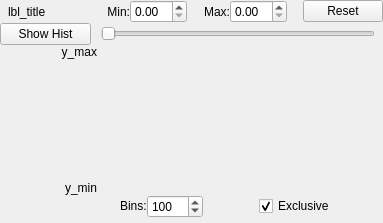
<?xml version="1.0" encoding="UTF-8"?>
<ui version="4.0">
 <class>hist_selector</class>
 <widget class="QWidget" name="hist_selector">
  <property name="geometry">
   <rect>
    <x>0</x>
    <y>0</y>
    <width>383</width>
    <height>223</height>
   </rect>
  </property>
  <property name="windowTitle">
   <string>Form</string>
  </property>
  <layout class="QVBoxLayout" name="verticalLayout">
   <property name="spacing">
    <number>0</number>
   </property>
   <property name="leftMargin">
    <number>0</number>
   </property>
   <property name="topMargin">
    <number>0</number>
   </property>
   <property name="rightMargin">
    <number>0</number>
   </property>
   <property name="bottomMargin">
    <number>0</number>
   </property>
   <item>
    <layout class="QHBoxLayout" name="horizontalLayout" stretch="6,1,3,1,1,3,1,1">
     <property name="leftMargin">
      <number>8</number>
     </property>
     <item>
      <widget class="QLabel" name="lbl_title">
       <property name="sizePolicy">
        <sizepolicy hsizetype="Preferred" vsizetype="Preferred">
         <horstretch>0</horstretch>
         <verstretch>0</verstretch>
        </sizepolicy>
       </property>
       <property name="text">
        <string>lbl_title</string>
       </property>
       <property name="scaledContents">
        <bool>false</bool>
       </property>
      </widget>
     </item>
     <item>
      <widget class="QLabel" name="lbl_min">
       <property name="text">
        <string>Min:</string>
       </property>
       <property name="alignment">
        <set>Qt::AlignRight|Qt::AlignTrailing|Qt::AlignVCenter</set>
       </property>
      </widget>
     </item>
     <item>
      <widget class="QDoubleSpinBox" name="dbl_min"/>
     </item>
     <item>
      <spacer name="horizontalSpacer_5">
       <property name="orientation">
        <enum>Qt::Horizontal</enum>
       </property>
       <property name="sizeHint" stdset="0">
        <size>
         <width>40</width>
         <height>20</height>
        </size>
       </property>
      </spacer>
     </item>
     <item>
      <widget class="QLabel" name="lbl_max">
       <property name="text">
        <string>Max:</string>
       </property>
       <property name="alignment">
        <set>Qt::AlignRight|Qt::AlignTrailing|Qt::AlignVCenter</set>
       </property>
      </widget>
     </item>
     <item>
      <widget class="QDoubleSpinBox" name="dbl_max"/>
     </item>
     <item>
      <spacer name="horizontalSpacer_4">
       <property name="orientation">
        <enum>Qt::Horizontal</enum>
       </property>
       <property name="sizeHint" stdset="0">
        <size>
         <width>10</width>
         <height>20</height>
        </size>
       </property>
      </spacer>
     </item>
     <item>
      <widget class="QPushButton" name="but_reset">
       <property name="text">
        <string>Reset</string>
       </property>
      </widget>
     </item>
    </layout>
   </item>
   <item>
    <layout class="QHBoxLayout" name="show_slider" stretch="1,3">
     <property name="spacing">
      <number>10</number>
     </property>
     <property name="rightMargin">
      <number>8</number>
     </property>
     <item>
      <widget class="QPushButton" name="but_show">
       <property name="text">
        <string>Show Hist</string>
       </property>
       <property name="flat">
        <bool>false</bool>
       </property>
      </widget>
     </item>
     <item>
      <widget class="QRangeSlider" name="hist_range_slider">
       <property name="sizePolicy">
        <sizepolicy hsizetype="Minimum" vsizetype="Fixed">
         <horstretch>0</horstretch>
         <verstretch>0</verstretch>
        </sizepolicy>
       </property>
       <property name="orientation">
        <enum>Qt::Horizontal</enum>
       </property>
      </widget>
     </item>
    </layout>
   </item>
   <item>
    <widget class="QWidget" name="grpah_axis_bins" native="true">
     <layout class="QVBoxLayout" name="graph_axis_bins" stretch="0,0">
      <property name="spacing">
       <number>0</number>
      </property>
      <property name="leftMargin">
       <number>0</number>
      </property>
      <property name="topMargin">
       <number>0</number>
      </property>
      <property name="rightMargin">
       <number>0</number>
      </property>
      <property name="bottomMargin">
       <number>5</number>
      </property>
      <item>
       <layout class="QHBoxLayout" name="graph_axis" stretch="1,2,0,9,0">
        <property name="spacing">
         <number>0</number>
        </property>
        <property name="leftMargin">
         <number>8</number>
        </property>
        <item>
         <spacer name="horizontalSpacer">
          <property name="orientation">
           <enum>Qt::Horizontal</enum>
          </property>
          <property name="sizeHint" stdset="0">
           <size>
            <width>40</width>
            <height>20</height>
           </size>
          </property>
         </spacer>
        </item>
        <item>
         <layout class="QVBoxLayout" name="y_axis" stretch="0,1,0">
          <item>
           <widget class="QLabel" name="y_max">
            <property name="text">
             <string>y_max</string>
            </property>
            <property name="alignment">
             <set>Qt::AlignRight|Qt::AlignTrailing|Qt::AlignVCenter</set>
            </property>
           </widget>
          </item>
          <item>
           <spacer name="verticalSpacer">
            <property name="orientation">
             <enum>Qt::Vertical</enum>
            </property>
            <property name="sizeHint" stdset="0">
             <size>
              <width>20</width>
              <height>40</height>
             </size>
            </property>
           </spacer>
          </item>
          <item>
           <widget class="QLabel" name="y_min">
            <property name="text">
             <string>y_min</string>
            </property>
            <property name="alignment">
             <set>Qt::AlignRight|Qt::AlignTrailing|Qt::AlignVCenter</set>
            </property>
           </widget>
          </item>
         </layout>
        </item>
        <item>
         <spacer name="horizontalSpacer_2">
          <property name="orientation">
           <enum>Qt::Horizontal</enum>
          </property>
          <property name="sizeHint" stdset="0">
           <size>
            <width>9</width>
            <height>20</height>
           </size>
          </property>
         </spacer>
        </item>
        <item>
         <widget class="PlotWidget" name="graph" native="true"/>
        </item>
        <item>
         <spacer name="horizontalSpacer_3">
          <property name="orientation">
           <enum>Qt::Horizontal</enum>
          </property>
          <property name="sizeHint" stdset="0">
           <size>
            <width>9</width>
            <height>20</height>
           </size>
          </property>
         </spacer>
        </item>
       </layout>
      </item>
      <item>
       <layout class="QHBoxLayout" name="horizontalLayout_3" stretch="2,0,1,1,1,0">
        <property name="leftMargin">
         <number>8</number>
        </property>
        <property name="rightMargin">
         <number>8</number>
        </property>
        <item>
         <spacer name="horizontalSpacer_6">
          <property name="orientation">
           <enum>Qt::Horizontal</enum>
          </property>
          <property name="sizeHint" stdset="0">
           <size>
            <width>40</width>
            <height>20</height>
           </size>
          </property>
         </spacer>
        </item>
        <item>
         <widget class="QLabel" name="lbl_bins">
          <property name="sizePolicy">
           <sizepolicy hsizetype="Preferred" vsizetype="Maximum">
            <horstretch>0</horstretch>
            <verstretch>0</verstretch>
           </sizepolicy>
          </property>
          <property name="text">
           <string>Bins:</string>
          </property>
          <property name="alignment">
           <set>Qt::AlignLeading|Qt::AlignLeft|Qt::AlignVCenter</set>
          </property>
          <property name="buddy">
           <cstring>int_bins</cstring>
          </property>
         </widget>
        </item>
        <item>
         <widget class="QSpinBox" name="int_bins">
          <property name="minimum">
           <number>10</number>
          </property>
          <property name="maximum">
           <number>500</number>
          </property>
          <property name="singleStep">
           <number>10</number>
          </property>
          <property name="value">
           <number>100</number>
          </property>
         </widget>
        </item>
        <item>
         <spacer name="horizontalSpacer_7">
          <property name="orientation">
           <enum>Qt::Horizontal</enum>
          </property>
          <property name="sizeHint" stdset="0">
           <size>
            <width>40</width>
            <height>20</height>
           </size>
          </property>
         </spacer>
        </item>
        <item>
         <widget class="QCheckBox" name="bool_exclusive">
          <property name="text">
           <string>Exclusive</string>
          </property>
          <property name="checked">
           <bool>true</bool>
          </property>
         </widget>
        </item>
        <item>
         <spacer name="horizontalSpacer_8">
          <property name="orientation">
           <enum>Qt::Horizontal</enum>
          </property>
          <property name="sizeHint" stdset="0">
           <size>
            <width>40</width>
            <height>20</height>
           </size>
          </property>
         </spacer>
        </item>
       </layout>
      </item>
     </layout>
    </widget>
   </item>
  </layout>
 </widget>
 <customwidgets>
  <customwidget>
   <class>QRangeSlider</class>
   <extends>QSlider</extends>
   <header>gui.widgets.qrangeslider</header>
   <slots>
    <signal>endValueChanged(int)</signal>
    <signal>startValueChanged(int)</signal>
    <signal>maxValueChanged(int)</signal>
    <signal>minValueChanged(int)</signal>
    <slot>setStart(int)</slot>
    <slot>setEnd(int)</slot>
   </slots>
  </customwidget>
  <customwidget>
   <class>PlotWidget</class>
   <extends>QWidget</extends>
   <header>pyqtgraph</header>
   <container>1</container>
  </customwidget>
 </customwidgets>
 <resources/>
 <connections/>
</ui>
